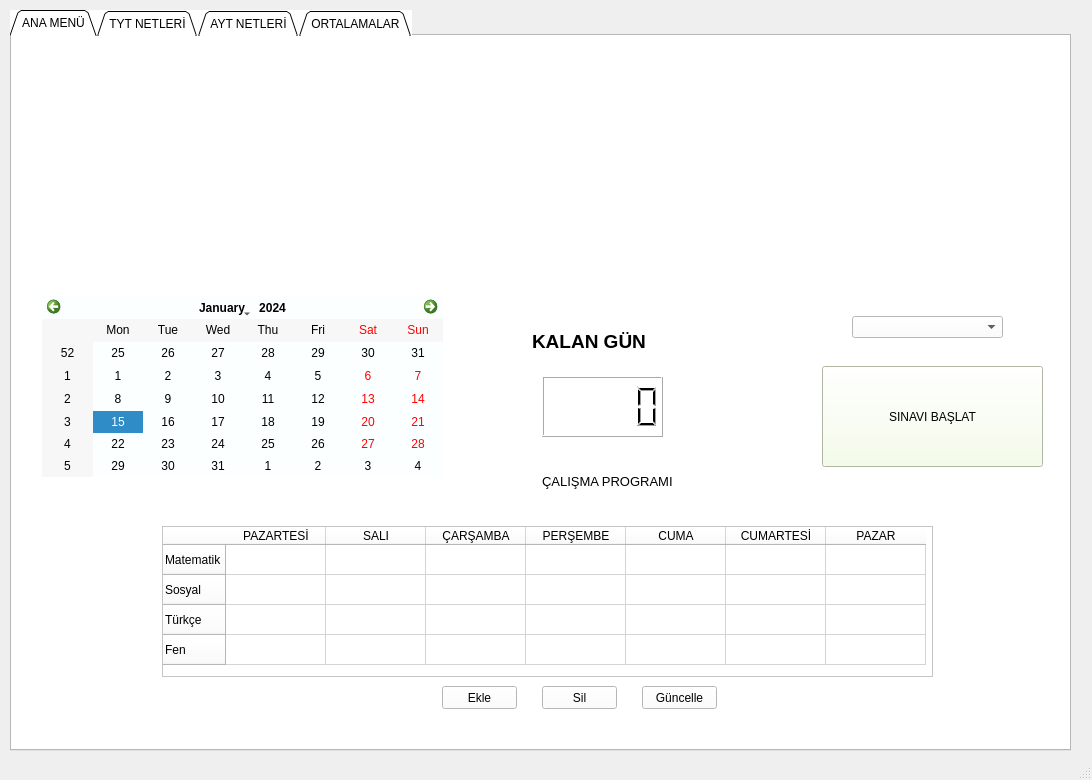
<?xml version="1.0" encoding="UTF-8"?>
<ui version="4.0">
 <class>MainWindow</class>
 <widget class="QMainWindow" name="MainWindow">
  <property name="geometry">
   <rect>
    <x>0</x>
    <y>0</y>
    <width>1092</width>
    <height>780</height>
   </rect>
  </property>
  <property name="windowTitle">
   <string>MainWindow</string>
  </property>
  <widget class="QWidget" name="centralwidget">
   <widget class="QTabWidget" name="tabWidget">
    <property name="enabled">
     <bool>true</bool>
    </property>
    <property name="geometry">
     <rect>
      <x>10</x>
      <y>10</y>
      <width>1061</width>
      <height>741</height>
     </rect>
    </property>
    <property name="sizePolicy">
     <sizepolicy hsizetype="Fixed" vsizetype="Fixed">
      <horstretch>0</horstretch>
      <verstretch>0</verstretch>
     </sizepolicy>
    </property>
    <property name="toolTip">
     <string>&lt;html&gt;&lt;head/&gt;&lt;body&gt;&lt;p&gt;&lt;br/&gt;&lt;/p&gt;&lt;p&gt;&lt;br/&gt;&lt;/p&gt;&lt;p&gt;&lt;br/&gt;&lt;/p&gt;&lt;/body&gt;&lt;/html&gt;</string>
    </property>
    <property name="whatsThis">
     <string>&lt;html&gt;&lt;head/&gt;&lt;body&gt;&lt;p&gt;fsdlkfsda&lt;/p&gt;&lt;p&gt;&lt;br/&gt;&lt;/p&gt;&lt;/body&gt;&lt;/html&gt;</string>
    </property>
    <property name="layoutDirection">
     <enum>Qt::LeftToRight</enum>
    </property>
    <property name="autoFillBackground">
     <bool>false</bool>
    </property>
    <property name="styleSheet">
     <string notr="true">
background-color: rgb(255, 255, 255);</string>
    </property>
    <property name="tabShape">
     <enum>QTabWidget::Triangular</enum>
    </property>
    <property name="currentIndex">
     <number>0</number>
    </property>
    <property name="usesScrollButtons">
     <bool>false</bool>
    </property>
    <widget class="QWidget" name="tabWidgetPage3">
     <attribute name="title">
      <string>ANA MENÜ</string>
     </attribute>
     <widget class="QCalendarWidget" name="calender">
      <property name="geometry">
       <rect>
        <x>30</x>
        <y>260</y>
        <width>401</width>
        <height>181</height>
       </rect>
      </property>
      <property name="styleSheet">
       <string notr="true">color:rgb(0, 0, 0);
background-color: rgb(252, 255, 255);</string>
      </property>
     </widget>
     <widget class="QTableWidget" name="tableWidget">
      <property name="geometry">
       <rect>
        <x>150</x>
        <y>490</y>
        <width>771</width>
        <height>151</height>
       </rect>
      </property>
      <property name="styleSheet">
       <string notr="true">background-color: rgb(255, 255, 255);</string>
      </property>
      <row>
       <property name="text">
        <string>Matematik</string>
       </property>
      </row>
      <row>
       <property name="text">
        <string>Sosyal</string>
       </property>
      </row>
      <row>
       <property name="text">
        <string>Türkçe</string>
       </property>
      </row>
      <row>
       <property name="text">
        <string>Fen</string>
       </property>
      </row>
      <column>
       <property name="text">
        <string>PAZARTESİ</string>
       </property>
      </column>
      <column>
       <property name="text">
        <string>SALI</string>
       </property>
      </column>
      <column>
       <property name="text">
        <string>ÇARŞAMBA</string>
       </property>
      </column>
      <column>
       <property name="text">
        <string>PERŞEMBE</string>
       </property>
      </column>
      <column>
       <property name="text">
        <string>CUMA</string>
       </property>
      </column>
      <column>
       <property name="text">
        <string>CUMARTESİ</string>
       </property>
      </column>
      <column>
       <property name="text">
        <string>PAZAR</string>
       </property>
      </column>
      <item row="0" column="0">
       <property name="text">
        <string/>
       </property>
      </item>
     </widget>
     <widget class="QLabel" name="label_38">
      <property name="geometry">
       <rect>
        <x>530</x>
        <y>420</y>
        <width>151</width>
        <height>51</height>
       </rect>
      </property>
      <property name="text">
       <string>&lt;html&gt;&lt;head/&gt;&lt;body&gt;&lt;p&gt;&lt;span style=&quot; font-size:10pt;&quot;&gt;ÇALIŞMA PROGRAMI&lt;/span&gt;&lt;/p&gt;&lt;/body&gt;&lt;/html&gt;</string>
      </property>
     </widget>
     <widget class="QPushButton" name="bt_sinavi_baslat">
      <property name="geometry">
       <rect>
        <x>810</x>
        <y>330</y>
        <width>221</width>
        <height>101</height>
       </rect>
      </property>
      <property name="autoFillBackground">
       <bool>false</bool>
      </property>
      <property name="styleSheet">
       <string notr="true">
font: italic 12pt &quot;Monotype Corsiva&quot;;
background-color: rgb(245, 255, 229);
</string>
      </property>
      <property name="text">
       <string>SINAVI BAŞLAT</string>
      </property>
      <property name="autoDefault">
       <bool>false</bool>
      </property>
      <property name="default">
       <bool>false</bool>
      </property>
      <property name="flat">
       <bool>false</bool>
      </property>
     </widget>
     <widget class="QLCDNumber" name="lcdNumber">
      <property name="geometry">
       <rect>
        <x>530</x>
        <y>340</y>
        <width>121</width>
        <height>61</height>
       </rect>
      </property>
     </widget>
     <widget class="QComboBox" name="comboBox">
      <property name="geometry">
       <rect>
        <x>840</x>
        <y>280</y>
        <width>151</width>
        <height>22</height>
       </rect>
      </property>
      <property name="currentText">
       <string/>
      </property>
      <property name="currentIndex">
       <number>-1</number>
      </property>
      <item>
       <property name="text">
        <string>TYT</string>
       </property>
      </item>
      <item>
       <property name="text">
        <string>AYT</string>
       </property>
      </item>
     </widget>
     <widget class="QLabel" name="label_2">
      <property name="geometry">
       <rect>
        <x>520</x>
        <y>270</y>
        <width>171</width>
        <height>71</height>
       </rect>
      </property>
      <property name="text">
       <string>&lt;html&gt;&lt;head/&gt;&lt;body&gt;&lt;p&gt;&lt;span style=&quot; font-size:14pt; font-weight:600;&quot;&gt;KALAN GÜN&lt;/span&gt;&lt;/p&gt;&lt;/body&gt;&lt;/html&gt;</string>
      </property>
     </widget>
     <widget class="QLabel" name="label">
      <property name="geometry">
       <rect>
        <x>360</x>
        <y>30</y>
        <width>431</width>
        <height>221</height>
       </rect>
      </property>
      <property name="sizePolicy">
       <sizepolicy hsizetype="Preferred" vsizetype="Preferred">
        <horstretch>0</horstretch>
        <verstretch>0</verstretch>
       </sizepolicy>
      </property>
      <property name="styleSheet">
       <string notr="true">background-image:url(:/tebigep/9f15bf54-0b74-44ab-97f0-5d7a72bcbd2b.png)</string>
      </property>
      <property name="text">
       <string/>
      </property>
      <property name="pixmap">
       <pixmap resource="fotograf.qrc">:/tebigep/9f15bf54-0b74-44ab-97f0-5d7a72bcbd2b.png</pixmap>
      </property>
      <property name="scaledContents">
       <bool>true</bool>
      </property>
     </widget>
     <widget class="QPushButton" name="pushButton_5">
      <property name="geometry">
       <rect>
        <x>430</x>
        <y>650</y>
        <width>75</width>
        <height>23</height>
       </rect>
      </property>
      <property name="text">
       <string>Ekle</string>
      </property>
     </widget>
     <widget class="QPushButton" name="pushButton_6">
      <property name="geometry">
       <rect>
        <x>530</x>
        <y>650</y>
        <width>75</width>
        <height>23</height>
       </rect>
      </property>
      <property name="text">
       <string>Sil</string>
      </property>
     </widget>
     <widget class="QPushButton" name="pushButton_7">
      <property name="geometry">
       <rect>
        <x>630</x>
        <y>650</y>
        <width>75</width>
        <height>23</height>
       </rect>
      </property>
      <property name="text">
       <string>Güncelle</string>
      </property>
     </widget>
    </widget>
    <widget class="QWidget" name="tab_3">
     <attribute name="title">
      <string>TYT NETLERİ</string>
     </attribute>
     <widget class="QLabel" name="label_5">
      <property name="geometry">
       <rect>
        <x>40</x>
        <y>230</y>
        <width>201</width>
        <height>91</height>
       </rect>
      </property>
      <property name="text">
       <string>&lt;html&gt;&lt;head/&gt;&lt;body&gt;&lt;p&gt;&lt;span style=&quot; font-size:12pt;&quot;&gt;Şu anki Toplam Netler&lt;/span&gt;&lt;/p&gt;&lt;/body&gt;&lt;/html&gt;</string>
      </property>
     </widget>
     <widget class="QLabel" name="label_198">
      <property name="geometry">
       <rect>
        <x>60</x>
        <y>150</y>
        <width>127</width>
        <height>61</height>
       </rect>
      </property>
      <property name="text">
       <string>&lt;html&gt;&lt;head/&gt;&lt;body&gt;&lt;p&gt;&lt;span style=&quot; font-size:12pt;&quot;&gt;TYT Netleri&lt;/span&gt;&lt;/p&gt;&lt;/body&gt;&lt;/html&gt;</string>
      </property>
     </widget>
     <widget class="QPushButton" name="pushButton_3">
      <property name="geometry">
       <rect>
        <x>410</x>
        <y>560</y>
        <width>281</width>
        <height>28</height>
       </rect>
      </property>
      <property name="text">
       <string>HESAPLA/GÜNCELLE</string>
      </property>
     </widget>
     <widget class="QLabel" name="label_30">
      <property name="geometry">
       <rect>
        <x>310</x>
        <y>60</y>
        <width>71</width>
        <height>21</height>
       </rect>
      </property>
      <property name="text">
       <string>&lt;html&gt;&lt;head/&gt;&lt;body&gt;&lt;p&gt;&lt;span style=&quot; font-size:12pt;&quot;&gt;            Türkçe&lt;/span&gt;&lt;/p&gt;&lt;/body&gt;&lt;/html&gt;</string>
      </property>
     </widget>
     <widget class="QWidget" name="layoutWidget_9">
      <property name="geometry">
       <rect>
        <x>470</x>
        <y>110</y>
        <width>161</width>
        <height>41</height>
       </rect>
      </property>
      <layout class="QHBoxLayout" name="horizontalLayout_12">
       <item>
        <widget class="QLabel" name="label_261">
         <property name="text">
          <string>D</string>
         </property>
        </widget>
       </item>
       <item>
        <widget class="QLabel" name="label_262">
         <property name="text">
          <string> Y</string>
         </property>
        </widget>
       </item>
       <item>
        <widget class="QLabel" name="label_263">
         <property name="text">
          <string> B</string>
         </property>
        </widget>
       </item>
      </layout>
     </widget>
     <widget class="QWidget" name="layoutWidget_10">
      <property name="geometry">
       <rect>
        <x>660</x>
        <y>110</y>
        <width>161</width>
        <height>41</height>
       </rect>
      </property>
      <layout class="QHBoxLayout" name="horizontalLayout_13">
       <item>
        <widget class="QLabel" name="label_264">
         <property name="text">
          <string>D</string>
         </property>
        </widget>
       </item>
       <item>
        <widget class="QLabel" name="label_265">
         <property name="text">
          <string> Y</string>
         </property>
        </widget>
       </item>
       <item>
        <widget class="QLabel" name="label_266">
         <property name="text">
          <string> B</string>
         </property>
        </widget>
       </item>
      </layout>
     </widget>
     <widget class="QWidget" name="layoutWidget_11">
      <property name="geometry">
       <rect>
        <x>860</x>
        <y>110</y>
        <width>161</width>
        <height>41</height>
       </rect>
      </property>
      <layout class="QHBoxLayout" name="horizontalLayout_14">
       <item>
        <widget class="QLabel" name="label_267">
         <property name="text">
          <string>D</string>
         </property>
        </widget>
       </item>
       <item>
        <widget class="QLabel" name="label_268">
         <property name="text">
          <string> Y</string>
         </property>
        </widget>
       </item>
       <item>
        <widget class="QLabel" name="label_269">
         <property name="text">
          <string> B</string>
         </property>
        </widget>
       </item>
      </layout>
     </widget>
     <widget class="QLabel" name="label_34">
      <property name="geometry">
       <rect>
        <x>510</x>
        <y>60</y>
        <width>101</width>
        <height>21</height>
       </rect>
      </property>
      <property name="text">
       <string>&lt;html&gt;&lt;head/&gt;&lt;body&gt;&lt;p&gt;&lt;span style=&quot; font-size:12pt;&quot;&gt;Matematik&lt;/span&gt;&lt;/p&gt;&lt;/body&gt;&lt;/html&gt;</string>
      </property>
     </widget>
     <widget class="QLabel" name="label_35">
      <property name="geometry">
       <rect>
        <x>700</x>
        <y>60</y>
        <width>71</width>
        <height>31</height>
       </rect>
      </property>
      <property name="text">
       <string>&lt;html&gt;&lt;head/&gt;&lt;body&gt;&lt;p&gt;&lt;span style=&quot; font-size:12pt;&quot;&gt;Sosyal&lt;/span&gt;&lt;/p&gt;&lt;/body&gt;&lt;/html&gt;</string>
      </property>
     </widget>
     <widget class="QLabel" name="label_36">
      <property name="geometry">
       <rect>
        <x>900</x>
        <y>60</y>
        <width>71</width>
        <height>21</height>
       </rect>
      </property>
      <property name="text">
       <string>&lt;html&gt;&lt;head/&gt;&lt;body&gt;&lt;p&gt;&lt;span style=&quot; font-size:12pt;&quot;&gt;Fen&lt;/span&gt;&lt;/p&gt;&lt;/body&gt;&lt;/html&gt;</string>
      </property>
     </widget>
     <widget class="QLabel" name="label_11">
      <property name="geometry">
       <rect>
        <x>490</x>
        <y>370</y>
        <width>121</width>
        <height>71</height>
       </rect>
      </property>
      <property name="text">
       <string>&lt;html&gt;&lt;head/&gt;&lt;body&gt;&lt;p&gt;&lt;span style=&quot; font-size:12pt;&quot;&gt;TOPLAM NET&lt;/span&gt;&lt;/p&gt;&lt;/body&gt;&lt;/html&gt;</string>
      </property>
     </widget>
     <widget class="QWidget" name="layoutWidget">
      <property name="geometry">
       <rect>
        <x>260</x>
        <y>110</y>
        <width>161</width>
        <height>41</height>
       </rect>
      </property>
      <layout class="QHBoxLayout" name="horizontalLayout">
       <item>
        <widget class="QLabel" name="label_248">
         <property name="text">
          <string>D</string>
         </property>
        </widget>
       </item>
       <item>
        <widget class="QLabel" name="label_243">
         <property name="text">
          <string> Y</string>
         </property>
        </widget>
       </item>
       <item>
        <widget class="QLabel" name="label_249">
         <property name="text">
          <string> B</string>
         </property>
        </widget>
       </item>
      </layout>
     </widget>
     <widget class="QLineEdit" name="lineEdit">
      <property name="geometry">
       <rect>
        <x>260</x>
        <y>170</y>
        <width>41</width>
        <height>22</height>
       </rect>
      </property>
     </widget>
     <widget class="QLineEdit" name="lineEdit_2">
      <property name="geometry">
       <rect>
        <x>310</x>
        <y>170</y>
        <width>41</width>
        <height>22</height>
       </rect>
      </property>
     </widget>
     <widget class="QLineEdit" name="lineEdit_3">
      <property name="geometry">
       <rect>
        <x>370</x>
        <y>170</y>
        <width>41</width>
        <height>22</height>
       </rect>
      </property>
     </widget>
     <widget class="QLineEdit" name="lineEdit_4">
      <property name="geometry">
       <rect>
        <x>520</x>
        <y>170</y>
        <width>41</width>
        <height>22</height>
       </rect>
      </property>
     </widget>
     <widget class="QLineEdit" name="lineEdit_5">
      <property name="geometry">
       <rect>
        <x>580</x>
        <y>170</y>
        <width>41</width>
        <height>22</height>
       </rect>
      </property>
     </widget>
     <widget class="QLineEdit" name="lineEdit_6">
      <property name="geometry">
       <rect>
        <x>470</x>
        <y>170</y>
        <width>41</width>
        <height>22</height>
       </rect>
      </property>
     </widget>
     <widget class="QLineEdit" name="lineEdit_7">
      <property name="geometry">
       <rect>
        <x>660</x>
        <y>170</y>
        <width>41</width>
        <height>22</height>
       </rect>
      </property>
     </widget>
     <widget class="QLineEdit" name="lineEdit_8">
      <property name="geometry">
       <rect>
        <x>710</x>
        <y>170</y>
        <width>41</width>
        <height>22</height>
       </rect>
      </property>
     </widget>
     <widget class="QLineEdit" name="lineEdit_9">
      <property name="geometry">
       <rect>
        <x>770</x>
        <y>170</y>
        <width>41</width>
        <height>22</height>
       </rect>
      </property>
     </widget>
     <widget class="QLineEdit" name="lineEdit_10">
      <property name="geometry">
       <rect>
        <x>910</x>
        <y>170</y>
        <width>41</width>
        <height>22</height>
       </rect>
      </property>
     </widget>
     <widget class="QLineEdit" name="lineEdit_11">
      <property name="geometry">
       <rect>
        <x>970</x>
        <y>170</y>
        <width>41</width>
        <height>22</height>
       </rect>
      </property>
     </widget>
     <widget class="QLineEdit" name="lineEdit_12">
      <property name="geometry">
       <rect>
        <x>860</x>
        <y>170</y>
        <width>41</width>
        <height>22</height>
       </rect>
      </property>
     </widget>
     <widget class="QLineEdit" name="lineEdit_13">
      <property name="geometry">
       <rect>
        <x>710</x>
        <y>240</y>
        <width>41</width>
        <height>22</height>
       </rect>
      </property>
     </widget>
     <widget class="QLineEdit" name="lineEdit_14">
      <property name="geometry">
       <rect>
        <x>910</x>
        <y>240</y>
        <width>41</width>
        <height>22</height>
       </rect>
      </property>
     </widget>
     <widget class="QLineEdit" name="lineEdit_15">
      <property name="geometry">
       <rect>
        <x>530</x>
        <y>250</y>
        <width>41</width>
        <height>22</height>
       </rect>
      </property>
     </widget>
     <widget class="QLineEdit" name="lineEdit_16">
      <property name="geometry">
       <rect>
        <x>320</x>
        <y>260</y>
        <width>41</width>
        <height>22</height>
       </rect>
      </property>
     </widget>
     <widget class="QLineEdit" name="lineEdit_34">
      <property name="geometry">
       <rect>
        <x>490</x>
        <y>450</y>
        <width>121</width>
        <height>71</height>
       </rect>
      </property>
     </widget>
    </widget>
    <widget class="QWidget" name="tab">
     <attribute name="title">
      <string>AYT NETLERİ</string>
     </attribute>
     <widget class="QLabel" name="label_37">
      <property name="geometry">
       <rect>
        <x>500</x>
        <y>60</y>
        <width>111</width>
        <height>21</height>
       </rect>
      </property>
      <property name="text">
       <string>&lt;html&gt;&lt;head/&gt;&lt;body&gt;&lt;p&gt;&lt;span style=&quot; font-size:12pt;&quot;&gt;Matematik&lt;/span&gt;&lt;/p&gt;&lt;/body&gt;&lt;/html&gt;</string>
      </property>
     </widget>
     <widget class="QLabel" name="label_12">
      <property name="geometry">
       <rect>
        <x>500</x>
        <y>420</y>
        <width>121</width>
        <height>31</height>
       </rect>
      </property>
      <property name="text">
       <string>&lt;html&gt;&lt;head/&gt;&lt;body&gt;&lt;p&gt;&lt;span style=&quot; font-size:12pt;&quot;&gt;TOPLAM NET&lt;/span&gt;&lt;/p&gt;&lt;p&gt;&lt;br/&gt;&lt;/p&gt;&lt;/body&gt;&lt;/html&gt;</string>
      </property>
     </widget>
     <widget class="QLabel" name="label_213">
      <property name="geometry">
       <rect>
        <x>60</x>
        <y>150</y>
        <width>127</width>
        <height>61</height>
       </rect>
      </property>
      <property name="text">
       <string>&lt;html&gt;&lt;head/&gt;&lt;body&gt;&lt;p&gt;&lt;span style=&quot; font-size:12pt;&quot;&gt;TYT Netleri&lt;/span&gt;&lt;/p&gt;&lt;/body&gt;&lt;/html&gt;</string>
      </property>
     </widget>
     <widget class="QLabel" name="label_13">
      <property name="geometry">
       <rect>
        <x>40</x>
        <y>230</y>
        <width>201</width>
        <height>91</height>
       </rect>
      </property>
      <property name="text">
       <string>&lt;html&gt;&lt;head/&gt;&lt;body&gt;&lt;p&gt;&lt;span style=&quot; font-size:12pt;&quot;&gt;Şu anki Toplam Netler&lt;/span&gt;&lt;/p&gt;&lt;/body&gt;&lt;/html&gt;</string>
      </property>
     </widget>
     <widget class="QWidget" name="layoutWidget_12">
      <property name="geometry">
       <rect>
        <x>270</x>
        <y>100</y>
        <width>161</width>
        <height>41</height>
       </rect>
      </property>
      <layout class="QHBoxLayout" name="horizontalLayout_15">
       <item>
        <widget class="QLabel" name="label_275">
         <property name="text">
          <string>D</string>
         </property>
        </widget>
       </item>
       <item>
        <widget class="QLabel" name="label_276">
         <property name="text">
          <string> Y</string>
         </property>
        </widget>
       </item>
       <item>
        <widget class="QLabel" name="label_277">
         <property name="text">
          <string> B</string>
         </property>
        </widget>
       </item>
      </layout>
     </widget>
     <widget class="QLabel" name="label_41">
      <property name="geometry">
       <rect>
        <x>700</x>
        <y>60</y>
        <width>71</width>
        <height>31</height>
       </rect>
      </property>
      <property name="text">
       <string>&lt;html&gt;&lt;head/&gt;&lt;body&gt;&lt;p&gt;&lt;span style=&quot; font-size:12pt;&quot;&gt;Sosyal&lt;/span&gt;&lt;/p&gt;&lt;/body&gt;&lt;/html&gt;</string>
      </property>
     </widget>
     <widget class="QLabel" name="label_42">
      <property name="geometry">
       <rect>
        <x>310</x>
        <y>60</y>
        <width>71</width>
        <height>21</height>
       </rect>
      </property>
      <property name="text">
       <string>&lt;html&gt;&lt;head/&gt;&lt;body&gt;&lt;p&gt;&lt;span style=&quot; font-size:12pt;&quot;&gt;Türkçe&lt;/span&gt;&lt;/p&gt;&lt;p&gt;&lt;span style=&quot; font-size:12pt;&quot;&gt;&lt;br/&gt;&lt;/span&gt;&lt;/p&gt;&lt;/body&gt;&lt;/html&gt;</string>
      </property>
     </widget>
     <widget class="QPushButton" name="pushButton_11">
      <property name="geometry">
       <rect>
        <x>410</x>
        <y>610</y>
        <width>281</width>
        <height>28</height>
       </rect>
      </property>
      <property name="text">
       <string>HESAPLA/GÜNCELLE</string>
      </property>
     </widget>
     <widget class="QLabel" name="label_43">
      <property name="geometry">
       <rect>
        <x>900</x>
        <y>60</y>
        <width>60</width>
        <height>21</height>
       </rect>
      </property>
      <property name="text">
       <string>&lt;html&gt;&lt;head/&gt;&lt;body&gt;&lt;p&gt;&lt;span style=&quot; font-size:12pt;&quot;&gt;Fen&lt;/span&gt;&lt;/p&gt;&lt;/body&gt;&lt;/html&gt;</string>
      </property>
     </widget>
     <widget class="QWidget" name="layoutWidget">
      <property name="geometry">
       <rect>
        <x>470</x>
        <y>100</y>
        <width>171</width>
        <height>41</height>
       </rect>
      </property>
      <layout class="QHBoxLayout" name="horizontalLayout_19">
       <item>
        <widget class="QLabel" name="label_279">
         <property name="text">
          <string>D</string>
         </property>
        </widget>
       </item>
       <item>
        <widget class="QLabel" name="label_281">
         <property name="text">
          <string> Y</string>
         </property>
        </widget>
       </item>
       <item>
        <widget class="QLabel" name="label_280">
         <property name="text">
          <string> B</string>
         </property>
        </widget>
       </item>
      </layout>
     </widget>
     <widget class="QWidget" name="layoutWidget">
      <property name="geometry">
       <rect>
        <x>660</x>
        <y>100</y>
        <width>171</width>
        <height>41</height>
       </rect>
      </property>
      <layout class="QHBoxLayout" name="horizontalLayout_20">
       <item>
        <widget class="QLabel" name="label_282">
         <property name="text">
          <string>D</string>
         </property>
        </widget>
       </item>
       <item>
        <widget class="QLabel" name="label_278">
         <property name="text">
          <string> Y</string>
         </property>
        </widget>
       </item>
       <item>
        <widget class="QLabel" name="label_283">
         <property name="text">
          <string> B</string>
         </property>
        </widget>
       </item>
      </layout>
     </widget>
     <widget class="QWidget" name="layoutWidget">
      <property name="geometry">
       <rect>
        <x>850</x>
        <y>100</y>
        <width>171</width>
        <height>41</height>
       </rect>
      </property>
      <layout class="QHBoxLayout" name="horizontalLayout_21">
       <item>
        <widget class="QLabel" name="label_286">
         <property name="text">
          <string>D</string>
         </property>
        </widget>
       </item>
       <item>
        <widget class="QLabel" name="label_285">
         <property name="text">
          <string> Y</string>
         </property>
        </widget>
       </item>
       <item>
        <widget class="QLabel" name="label_284">
         <property name="text">
          <string> B</string>
         </property>
        </widget>
       </item>
      </layout>
     </widget>
     <widget class="QLineEdit" name="lineEdit_17">
      <property name="geometry">
       <rect>
        <x>320</x>
        <y>170</y>
        <width>41</width>
        <height>22</height>
       </rect>
      </property>
     </widget>
     <widget class="QLineEdit" name="lineEdit_18">
      <property name="geometry">
       <rect>
        <x>380</x>
        <y>170</y>
        <width>41</width>
        <height>22</height>
       </rect>
      </property>
     </widget>
     <widget class="QLineEdit" name="lineEdit_19">
      <property name="geometry">
       <rect>
        <x>330</x>
        <y>260</y>
        <width>51</width>
        <height>21</height>
       </rect>
      </property>
     </widget>
     <widget class="QLineEdit" name="lineEdit_20">
      <property name="geometry">
       <rect>
        <x>920</x>
        <y>170</y>
        <width>41</width>
        <height>22</height>
       </rect>
      </property>
     </widget>
     <widget class="QLineEdit" name="lineEdit_21">
      <property name="geometry">
       <rect>
        <x>530</x>
        <y>260</y>
        <width>41</width>
        <height>22</height>
       </rect>
      </property>
     </widget>
     <widget class="QLineEdit" name="lineEdit_22">
      <property name="geometry">
       <rect>
        <x>270</x>
        <y>170</y>
        <width>41</width>
        <height>22</height>
       </rect>
      </property>
     </widget>
     <widget class="QLineEdit" name="lineEdit_23">
      <property name="geometry">
       <rect>
        <x>980</x>
        <y>170</y>
        <width>41</width>
        <height>22</height>
       </rect>
      </property>
     </widget>
     <widget class="QLineEdit" name="lineEdit_24">
      <property name="geometry">
       <rect>
        <x>920</x>
        <y>260</y>
        <width>41</width>
        <height>22</height>
       </rect>
      </property>
     </widget>
     <widget class="QLineEdit" name="lineEdit_25">
      <property name="geometry">
       <rect>
        <x>480</x>
        <y>170</y>
        <width>41</width>
        <height>22</height>
       </rect>
      </property>
     </widget>
     <widget class="QLineEdit" name="lineEdit_26">
      <property name="geometry">
       <rect>
        <x>670</x>
        <y>170</y>
        <width>41</width>
        <height>22</height>
       </rect>
      </property>
     </widget>
     <widget class="QLineEdit" name="lineEdit_27">
      <property name="geometry">
       <rect>
        <x>780</x>
        <y>170</y>
        <width>41</width>
        <height>22</height>
       </rect>
      </property>
     </widget>
     <widget class="QLineEdit" name="lineEdit_28">
      <property name="geometry">
       <rect>
        <x>870</x>
        <y>170</y>
        <width>41</width>
        <height>22</height>
       </rect>
      </property>
     </widget>
     <widget class="QLineEdit" name="lineEdit_29">
      <property name="geometry">
       <rect>
        <x>720</x>
        <y>170</y>
        <width>41</width>
        <height>22</height>
       </rect>
      </property>
     </widget>
     <widget class="QLineEdit" name="lineEdit_30">
      <property name="geometry">
       <rect>
        <x>530</x>
        <y>170</y>
        <width>41</width>
        <height>22</height>
       </rect>
      </property>
     </widget>
     <widget class="QLineEdit" name="lineEdit_31">
      <property name="geometry">
       <rect>
        <x>710</x>
        <y>260</y>
        <width>41</width>
        <height>22</height>
       </rect>
      </property>
     </widget>
     <widget class="QLineEdit" name="lineEdit_32">
      <property name="geometry">
       <rect>
        <x>590</x>
        <y>170</y>
        <width>41</width>
        <height>22</height>
       </rect>
      </property>
     </widget>
     <widget class="QLineEdit" name="lineEdit_33">
      <property name="geometry">
       <rect>
        <x>500</x>
        <y>470</y>
        <width>141</width>
        <height>91</height>
       </rect>
      </property>
     </widget>
    </widget>
    <widget class="QWidget" name="tab4">
     <attribute name="title">
      <string>ORTALAMALAR</string>
     </attribute>
     <widget class="QPushButton" name="pushButton">
      <property name="geometry">
       <rect>
        <x>180</x>
        <y>510</y>
        <width>281</width>
        <height>101</height>
       </rect>
      </property>
      <property name="text">
       <string>TYT GRAFİK ÇİZDİR</string>
      </property>
     </widget>
     <widget class="QPushButton" name="pushButton_4">
      <property name="geometry">
       <rect>
        <x>660</x>
        <y>510</y>
        <width>281</width>
        <height>101</height>
       </rect>
      </property>
      <property name="text">
       <string>AYT GRAFİK ÇİZDİR</string>
      </property>
     </widget>
     <widget class="QPushButton" name="pushButton_2">
      <property name="geometry">
       <rect>
        <x>500</x>
        <y>400</y>
        <width>191</width>
        <height>51</height>
       </rect>
      </property>
      <property name="text">
       <string>GEÇMİŞ NETLERİ GÖSTER</string>
      </property>
     </widget>
     <widget class="QTableWidget" name="tableWidget_2">
      <property name="geometry">
       <rect>
        <x>250</x>
        <y>80</y>
        <width>256</width>
        <height>241</height>
       </rect>
      </property>
      <attribute name="horizontalHeaderStretchLastSection">
       <bool>true</bool>
      </attribute>
      <attribute name="verticalHeaderStretchLastSection">
       <bool>true</bool>
      </attribute>
      <row>
       <property name="text">
        <string>New Row</string>
       </property>
      </row>
      <row>
       <property name="text">
        <string>New Row</string>
       </property>
      </row>
      <row>
       <property name="text">
        <string>New Row</string>
       </property>
      </row>
      <row>
       <property name="text">
        <string>New Row</string>
       </property>
      </row>
      <row>
       <property name="text">
        <string>New Row</string>
       </property>
      </row>
      <row>
       <property name="text">
        <string>New Row</string>
       </property>
      </row>
      <row>
       <property name="text">
        <string>New Row</string>
       </property>
      </row>
      <row>
       <property name="text">
        <string>New Row</string>
       </property>
      </row>
      <row>
       <property name="text">
        <string>New Row</string>
       </property>
      </row>
      <row>
       <property name="text">
        <string>New Row</string>
       </property>
      </row>
      <row>
       <property name="text">
        <string>New Row</string>
       </property>
      </row>
      <row>
       <property name="text">
        <string>New Row</string>
       </property>
      </row>
      <column>
       <property name="text">
        <string>TYT</string>
       </property>
      </column>
     </widget>
     <widget class="QTableWidget" name="tableWidget_3">
      <property name="geometry">
       <rect>
        <x>680</x>
        <y>80</y>
        <width>256</width>
        <height>251</height>
       </rect>
      </property>
      <attribute name="horizontalHeaderStretchLastSection">
       <bool>true</bool>
      </attribute>
      <attribute name="verticalHeaderStretchLastSection">
       <bool>true</bool>
      </attribute>
      <row>
       <property name="text">
        <string>New Row</string>
       </property>
      </row>
      <row>
       <property name="text">
        <string>New Row</string>
       </property>
      </row>
      <row>
       <property name="text">
        <string>New Row</string>
       </property>
      </row>
      <row>
       <property name="text">
        <string>New Row</string>
       </property>
      </row>
      <row>
       <property name="text">
        <string>New Row</string>
       </property>
      </row>
      <row>
       <property name="text">
        <string>New Row</string>
       </property>
      </row>
      <row>
       <property name="text">
        <string>New Row</string>
       </property>
      </row>
      <row>
       <property name="text">
        <string>New Row</string>
       </property>
      </row>
      <row>
       <property name="text">
        <string>New Row</string>
       </property>
      </row>
      <row>
       <property name="text">
        <string>New Row</string>
       </property>
      </row>
      <row>
       <property name="text">
        <string>New Row</string>
       </property>
      </row>
      <row>
       <property name="text">
        <string>New Row</string>
       </property>
      </row>
      <column>
       <property name="text">
        <string>AYT</string>
       </property>
      </column>
     </widget>
    </widget>
   </widget>
  </widget>
  <widget class="QStatusBar" name="statusbar"/>
 </widget>
 <resources>
  <include location="fotograf.qrc"/>
 </resources>
 <connections/>
</ui>
